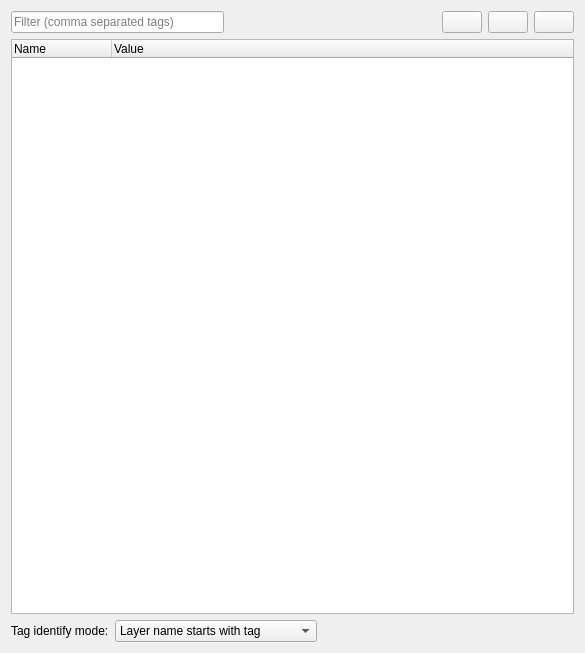
<?xml version="1.0" encoding="UTF-8"?>
<ui version="4.0">
 <class>tagsSettingPageWidget</class>
 <widget class="QWidget" name="tagsSettingPageWidget">
  <property name="geometry">
   <rect>
    <x>0</x>
    <y>0</y>
    <width>585</width>
    <height>653</height>
   </rect>
  </property>
  <property name="windowTitle">
   <string>Form</string>
  </property>
  <layout class="QVBoxLayout" name="verticalLayout">
   <item>
    <layout class="QHBoxLayout" name="horizontalLayout_3">
     <item>
      <widget class="QLineEdit" name="filterEditWidget">
       <property name="maximumSize">
        <size>
         <width>300</width>
         <height>16777215</height>
        </size>
       </property>
       <property name="toolTip">
        <string/>
       </property>
       <property name="placeholderText">
        <string>Filter (comma separated tags)</string>
       </property>
      </widget>
     </item>
     <item>
      <spacer name="horizontalSpacer">
       <property name="orientation">
        <enum>Qt::Horizontal</enum>
       </property>
       <property name="sizeHint" stdset="0">
        <size>
         <width>40</width>
         <height>20</height>
        </size>
       </property>
      </spacer>
     </item>
     <item>
      <widget class="QPushButton" name="addTagBtnWidget">
       <property name="toolTip">
        <string>Add new tag</string>
       </property>
       <property name="statusTip">
        <string/>
       </property>
       <property name="text">
        <string/>
       </property>
       <property name="icon">
        <iconset>
         <normaloff>../../../../../../../../../../Documents/Trilhas Perdidas/Geoprocessamento/icones/qgis gui/png/symbologyAdd.png</normaloff>../../../../../../../../../../Documents/Trilhas Perdidas/Geoprocessamento/icones/qgis gui/png/symbologyAdd.png</iconset>
       </property>
      </widget>
     </item>
     <item>
      <widget class="QPushButton" name="delTagBtnWidget">
       <property name="toolTip">
        <string>Remove selected tag</string>
       </property>
       <property name="text">
        <string/>
       </property>
       <property name="icon">
        <iconset>
         <normaloff>../../../../../../../../../../Documents/Trilhas Perdidas/Geoprocessamento/icones/qgis gui/png/symbologyRemove.png</normaloff>../../../../../../../../../../Documents/Trilhas Perdidas/Geoprocessamento/icones/qgis gui/png/symbologyRemove.png</iconset>
       </property>
      </widget>
     </item>
     <item>
      <widget class="QPushButton" name="cloneTagBtnWidget">
       <property name="toolTip">
        <string>Clone selected tag</string>
       </property>
       <property name="text">
        <string/>
       </property>
       <property name="icon">
        <iconset>
         <normaloff>../../../../../../../../../../Documents/Trilhas Perdidas/Geoprocessamento/icones/qgis gui/png/clone.png</normaloff>../../../../../../../../../../Documents/Trilhas Perdidas/Geoprocessamento/icones/qgis gui/png/clone.png</iconset>
       </property>
      </widget>
     </item>
    </layout>
   </item>
   <item>
    <widget class="QTreeWidget" name="tagTreeWidget">
     <property name="contextMenuPolicy">
      <enum>Qt::CustomContextMenu</enum>
     </property>
     <property name="dragEnabled">
      <bool>false</bool>
     </property>
     <property name="dragDropMode">
      <enum>QAbstractItemView::NoDragDrop</enum>
     </property>
     <property name="defaultDropAction">
      <enum>Qt::IgnoreAction</enum>
     </property>
     <property name="selectionMode">
      <enum>QAbstractItemView::ExtendedSelection</enum>
     </property>
     <column>
      <property name="text">
       <string>Name</string>
      </property>
     </column>
     <column>
      <property name="text">
       <string>Value</string>
      </property>
     </column>
    </widget>
   </item>
   <item>
    <layout class="QHBoxLayout" name="horizontalLayout">
     <item>
      <widget class="QLabel" name="label">
       <property name="text">
        <string>Tag identify mode:</string>
       </property>
      </widget>
     </item>
     <item>
      <widget class="QComboBox" name="identifyStrategyComboWidget">
       <item>
        <property name="text">
         <string>Layer name starts with tag</string>
        </property>
       </item>
       <item>
        <property name="text">
         <string>Category metadata contains tag</string>
        </property>
       </item>
      </widget>
     </item>
     <item>
      <spacer name="horizontalSpacer_2">
       <property name="orientation">
        <enum>Qt::Horizontal</enum>
       </property>
       <property name="sizeHint" stdset="0">
        <size>
         <width>40</width>
         <height>20</height>
        </size>
       </property>
      </spacer>
     </item>
    </layout>
   </item>
  </layout>
 </widget>
 <resources/>
 <connections/>
</ui>
